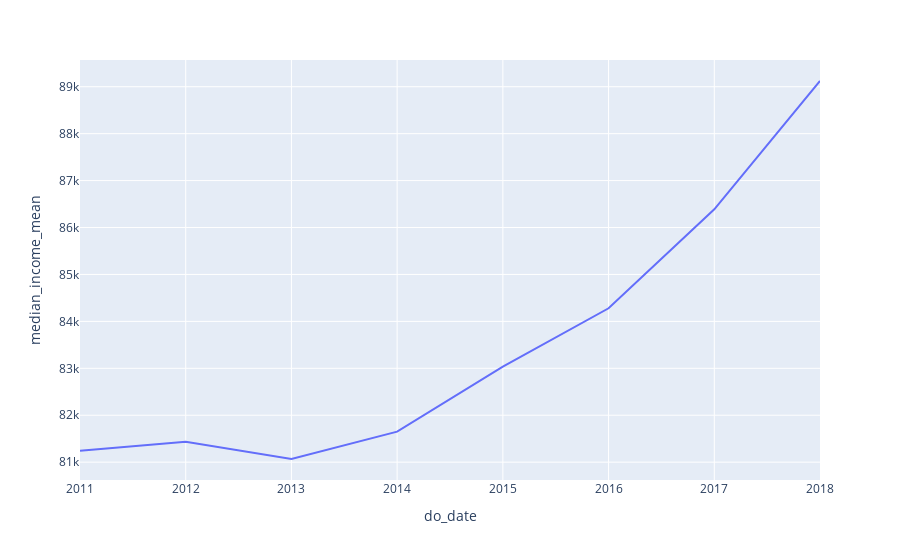

The code cell stored with this chart in its notebook:
### Code cell
import plotly.express as px
fig = px.line(data_cali_avg.sort_values(by=['do_date'], ascending=[True]), x='do_date', y='median_income_mean')
fig

### Figure 1 — Plotly figure (JSON) as saved in the notebook; plotly's stock layout.template omitted (floating-point values rounded to 4 significant figures)
{"data": [{"hovertemplate": "do_date=%{x}<br>median_income_mean=%{y}<extra></extra>", "legendgroup": "", "line": {"color": "#636efa", "dash": "solid"}, "mode": "lines", "name": "", "orientation": "v", "showlegend": false, "type": "scatter", "x": ["2011", "2012", "2013", "2014", "2015", "2016", "2017", "2018"], "xaxis": "x", "y": [81250.0, 81430.0, 81070.0, 81650.0, 83040.0, 84280.0, 86390.0, 89120.0], "yaxis": "y"}], "layout": {"legend": {"tracegroupgap": 0}, "margin": {"t": 60}, "xaxis": {"anchor": "y", "domain": [0, 1], "title": {"text": "do_date"}}, "yaxis": {"anchor": "x", "domain": [0, 1], "title": {"text": "median_income_mean"}}}}
